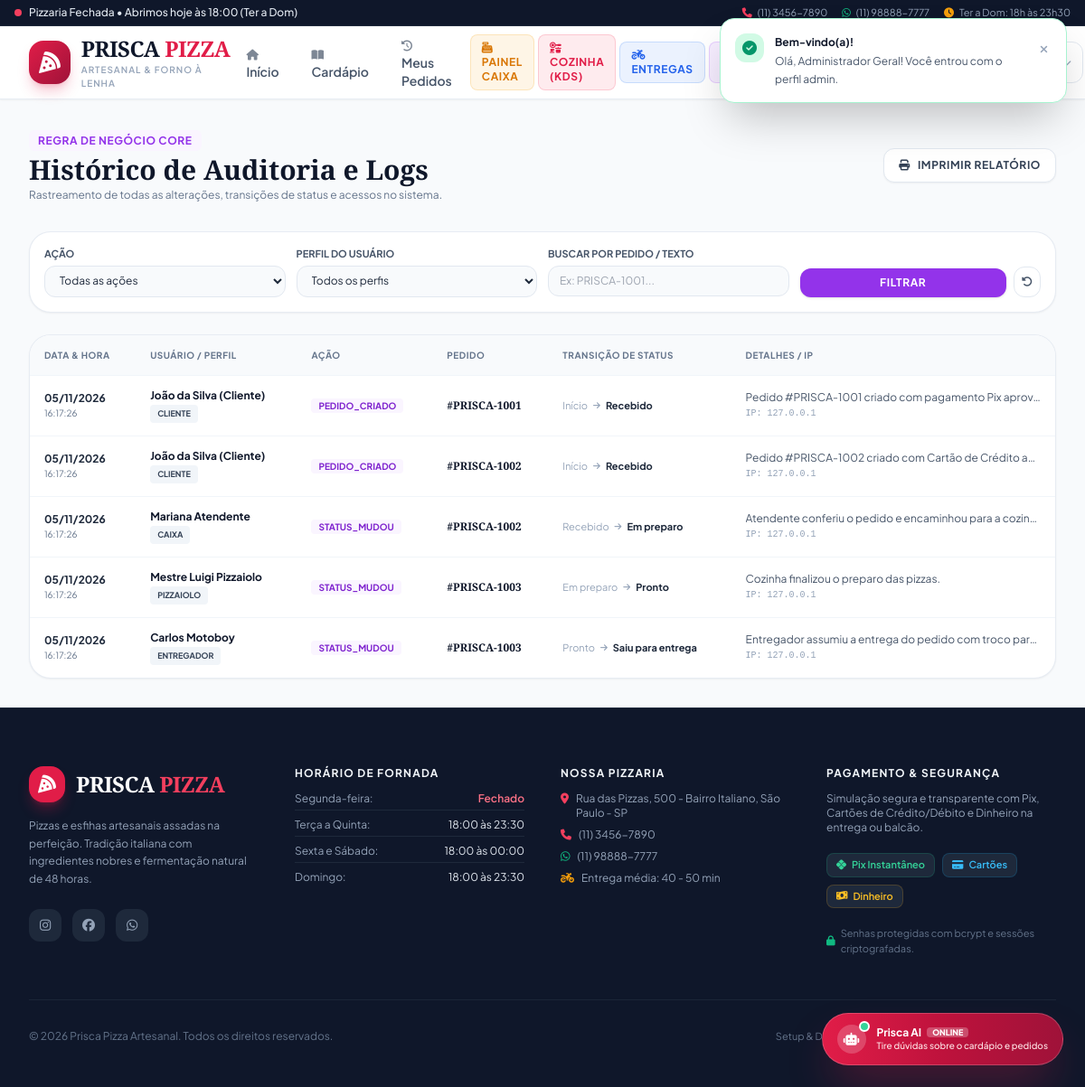
Page /painel/auditoria.php (signed in) on the committed database.
### tables this page shows
CREATE TABLE `logs_auditoria` (
  `id` INT AUTO_INCREMENT PRIMARY KEY,
  `pedido_id` INT NULL,
  `usuario_id` INT NULL,
  `usuario_nome` VARCHAR(120) NOT NULL,
  `usuario_perfil` VARCHAR(50) NOT NULL,
  `acao` VARCHAR(100) NOT NULL,
  `status_anterior` VARCHAR(50) NULL,
  `status_novo` VARCHAR(50) NULL,
  `detalhes` TEXT NULL,
  `ip` VARCHAR(45) NULL,
  `criado_em` DATETIME DEFAULT CURRENT_TIMESTAMP,
  FOREIGN KEY (`pedido_id`) REFERENCES `pedidos`(`id`) ON DELETE SET NULL,
  FOREIGN KEY (`usuario_id`) REFERENCES `usuarios`(`id`) ON DELETE SET NULL,
  INDEX `idx_log_ped` (`pedido_id`),
  INDEX `idx_log_user` (`usuario_id`),
  INDEX `idx_log_acao` (`acao`),
  INDEX `idx_log_data` (`criado_em`)
);

CREATE TABLE `pedidos` (
  `id` INT AUTO_INCREMENT PRIMARY KEY,
  `codigo` VARCHAR(30) NOT NULL UNIQUE,
  `cliente_id` INT NOT NULL,
  `entregador_id` INT NULL,
  `tipo_entrega` ENUM('entrega', 'retirada') NOT NULL DEFAULT 'entrega',
  `endereco_entrega` TEXT NULL,
  `telefone_contato` VARCHAR(25) NULL,
  `subtotal` DECIMAL(10,2) NOT NULL,
  `taxa_entrega` DECIMAL(10,2) NOT NULL DEFAULT 0.00,
  `desconto` DECIMAL(10,2) NOT NULL DEFAULT 0.00,
  `total` DECIMAL(10,2) NOT NULL,
  `forma_pagamento` ENUM('pix', 'cartao', 'dinheiro') NOT NULL,
  `status_pagamento` ENUM('pendente', 'pago', 'recusado', 'a_receber') NOT NULL DEFAULT 'pendente',
  `troco_para` DECIMAL(10,2) NULL,
  `pix_codigo` TEXT NULL,
  `pix_qrcode` TEXT NULL,
  `status` ENUM('Recebido', 'Em preparo', 'Pronto', 'Saiu para entrega', 'Entregue', 'Cancelado') NOT NULL DEFAULT 'Recebido',
  `tempo_estimado_min` INT DEFAULT 45,
  `observacoes` TEXT NULL,
  `motivo_cancelamento` TEXT NULL,
  `criado_em` DATETIME DEFAULT CURRENT_TIMESTAMP,
  `atualizado_em` DATETIME DEFAULT CURRENT_TIMESTAMP ON UPDATE CURRENT_TIMESTAMP,
  FOREIGN KEY (`cliente_id`) REFERENCES `usuarios`(`id`) ON DELETE RESTRICT,
  FOREIGN KEY (`entregador_id`) REFERENCES `usuarios`(`id`) ON DELETE SET NULL,
  INDEX `idx_ped_status` (`status`),
  INDEX `idx_ped_cliente` (`cliente_id`),
  INDEX `idx_ped_entregador` (`entregador_id`),
  INDEX `idx_ped_criado` (`criado_em`)
);

### includes/functions.php (called while the page is built, shortened)
<?php
function e($str) {
    return htmlspecialchars((string)$str, ENT_QUOTES, 'UTF-8');
}

### painel/auditoria.php (the view, shortened to what this page needs)
<?php
require_once __DIR__ . '/../includes/functions.php';
$pdo = getDbConnection();
$buscaCodigo = trim($_GET['codigo'] ?? '');
$sql = "SELECT l.*, p.codigo as pedido_codigo
        FROM logs_auditoria l
        LEFT JOIN pedidos p ON l.pedido_id = p.id
        WHERE 1=1";
$params = [];
$sql .= " ORDER BY l.criado_em DESC LIMIT 100";
$stmt = $pdo->prepare($sql);
$stmt->execute($params);
$logs = $stmt->fetchAll();
include __DIR__ . '/../includes/header.php';
include __DIR__ . '/../includes/navbar.php';
?>
<main class="max-w-7xl mx-auto px-4 sm:px-6 lg:px-8 py-8 flex-1 w-full">
    <div class="flex flex-col sm:flex-row sm:items-center justify-between gap-4 mb-8">
        <div>
            <span class="text-xs font-bold uppercase tracking-wider text-purple-600 bg-purple-50 px-2.5 py-1 rounded-md">Regra de Negócio CORE</span>
            <h1 class="text-3xl font-extrabold text-slate-900 font-serif mt-1">Histórico de Auditoria e Logs</h1>
            <p class="text-xs text-slate-500 mt-0.5">Rastreamento de todas as alterações, transições de status e acessos no sistema.</p>
        </div>
        <div class="flex items-center gap-2">
            <button type="button" onclick="window.print()" class="px-4 py-2.5 rounded-xl border border-slate-200 bg-white hover:bg-slate-50 text-slate-700 text-xs font-bold uppercase tracking-wider shadow-sm transition-all flex items-center gap-2">
                <i class="fa-solid fa-print"></i> Imprimir Relatório
            </button>
        </div>
    </div>
    <div class="bg-white p-4 rounded-3xl border border-slate-200/80 shadow-sm mb-6">
        <form method="GET" class="grid grid-cols-1 sm:grid-cols-4 gap-3">
            <div>
                <label class="block text-[11px] font-bold text-slate-600 uppercase mb-1">Ação</label>
                <select name="acao" class="w-full px-3 py-2 text-xs rounded-xl border border-slate-200 bg-slate-50 focus:outline-none focus:ring-2 focus:ring-purple-500">
                    <option value="">Todas as ações</option>
                </select>
            </div>
            <div>
                <label class="block text-[11px] font-bold text-slate-600 uppercase mb-1">Perfil do Usuário</label>
                <select name="perfil" class="w-full px-3 py-2 text-xs rounded-xl border border-slate-200 bg-slate-50 focus:outline-none focus:ring-2 focus:ring-purple-500">
                    <option value="">Todos os perfis</option>
                </select>
            </div>
            <div>
                <label class="block text-[11px] font-bold text-slate-600 uppercase mb-1">Buscar por Pedido / Texto</label>
                <input type="text" name="codigo" value="<?= e($buscaCodigo) ?>" placeholder="Ex: PRISCA-1001..." class="w-full px-3 py-2 text-xs rounded-xl border border-slate-200 bg-slate-50 focus:outline-none focus:ring-2 focus:ring-purple-500">
            </div>
            <div class="flex items-end gap-2">
                <button type="submit" class="flex-1 py-2 rounded-xl bg-purple-600 hover:bg-purple-700 text-white font-bold text-xs uppercase tracking-wider transition-colors shadow">
                    Filtrar
                </button>
                <a href="<?= BASE_URL ?>/painel/auditoria.php" class="p-2 rounded-xl border border-slate-200 text-slate-600 hover:bg-slate-50 text-xs text-center" title="Limpar Filtros">
                    <i class="fa-solid fa-rotate-left"></i>
                </a>
            </div>
        </form>
    </div>
    <div class="bg-white rounded-3xl border border-slate-200/80 shadow-sm overflow-hidden">
        <div class="overflow-x-auto">
            <table class="w-full text-left border-collapse text-xs">
                <thead>
                    <tr class="bg-slate-50 border-b border-slate-100 text-slate-500 uppercase tracking-wider text-[10px]">
                        <th class="py-3.5 px-4 font-bold">Data & Hora</th>
                        <th class="py-3.5 px-4 font-bold">Usuário / Perfil</th>
                        <th class="py-3.5 px-4 font-bold">Ação</th>
                        <th class="py-3.5 px-4 font-bold">Pedido</th>
                        <th class="py-3.5 px-4 font-bold">Transição de Status</th>
                        <th class="py-3.5 px-4 font-bold">Detalhes / IP</th>
                    </tr>
                </thead>
                <tbody class="divide-y divide-slate-100 text-slate-700">
                    <?php if (empty($logs)): ?>
                        <tr>
                            <td colspan="6" class="text-center py-12 text-slate-400">
                                Nenhum registro de log encontrado para os critérios selecionados.
                            </td>
                        </tr>
                    <?php else: ?>
                        <?php foreach ($logs as $log): ?>
                            <tr class="hover:bg-slate-50/80 transition-colors">
                                <td class="py-3.5 px-4 whitespace-nowrap text-slate-500">
                                    <span class="font-bold text-slate-800"><?= date('d/m/Y', strtotime($log['criado_em'])) ?></span>
                                    <span class="block text-[10px]"><?= date('H:i:s', strtotime($log['criado_em'])) ?></span>
                                </td>
                                <td class="py-3.5 px-4">
                                    <span class="font-bold text-slate-900 block"><?= e($log['usuario_nome']) ?></span>
                                    <span class="inline-block px-2 py-0.5 rounded text-[9px] font-bold uppercase bg-slate-100 text-slate-700 mt-0.5">
                                        <?= e($log['usuario_perfil']) ?>
                                    </span>
                                </td>
                                <td class="py-3.5 px-4 whitespace-nowrap">
                                    <span class="font-bold text-purple-700 bg-purple-50 px-2 py-0.5 rounded text-[10px] uppercase">
                                        <?= e($log['acao']) ?>
                                    </span>
                                </td>
                                <td class="py-3.5 px-4 whitespace-nowrap font-brand font-bold text-slate-900">
                                    <?= e($log['pedido_codigo'] ?: '-') ?>
                                </td>
                                <td class="py-3.5 px-4 whitespace-nowrap">
                                    <?php if ($log['status_anterior'] || $log['status_novo']): ?>
                                        <div class="flex items-center gap-1.5 text-[11px]">
                                            <span class="text-slate-400"><?= e($log['status_anterior'] ?: 'Início') ?></span>
                                            <i class="fa-solid fa-arrow-right text-[9px] text-slate-400"></i>
                                            <span class="font-bold text-slate-800"><?= e($log['status_novo']) ?></span>
                                        </div>
                                    <?php else: ?>
                                        <span class="text-slate-400">-</span>
                                    <?php endif; ?>
                                </td>
                                <td class="py-3.5 px-4 max-w-xs">
                                    <p class="text-slate-600 truncate hover:text-clip hover:whitespace-normal" title="<?= e($log['detalhes']) ?>">
                                        <?= e($log['detalhes'] ?: '-') ?>
                                    </p>
                                    <span class="block text-[10px] text-slate-400 font-mono mt-0.5">IP: <?= e($log['ip']) ?></span>
                                </td>
                            </tr>
                        <?php endforeach; ?>
                    <?php endif; ?>
                </tbody>
            </table>
        </div>
    </div>
</main>
<?php include __DIR__ . '/../includes/footer.php'; ?>

### rows in the picture
logs_auditoria: criado_em "05/11/2026", criado_em "16:17:26", usuario_nome "João da Silva (Cliente)", usuario_perfil "CLIENTE", acao "PEDIDO_CRIADO", pedido.codigo "#PRISCA-1001", status_anterior "Início", status_novo "Recebido", detalhes "Pedido #PRISCA-1001 criado com pagamento Pix apro…", ip "127.0.0.1"
logs_auditoria: criado_em "05/11/2026", criado_em "16:17:26", usuario_nome "João da Silva (Cliente)", usuario_perfil "CLIENTE", acao "PEDIDO_CRIADO", pedido.codigo "#PRISCA-1002", status_anterior "Início", status_novo "Recebido", detalhes "Pedido #PRISCA-1002 criado com Cartão de Crédito a…", ip "127.0.0.1"
logs_auditoria: criado_em "05/11/2026", criado_em "16:17:26", usuario_nome "Mariana Atendente", usuario_perfil "CAIXA", acao "STATUS_MUDOU", pedido.codigo "#PRISCA-1002", status_anterior "Recebido", status_novo "Em preparo", detalhes "Atendente conferiu o pedido e encaminhou para a cozin…", ip "127.0.0.1"
logs_auditoria: criado_em "05/11/2026", criado_em "16:17:26", usuario_nome "Mestre Luigi Pizzaiolo", usuario_perfil "PIZZAIOLO", acao "STATUS_MUDOU", pedido.codigo "#PRISCA-1003", status_anterior "Em preparo", status_novo "Pronto", detalhes "Cozinha finalizou o preparo das pizzas.", ip "127.0.0.1"
logs_auditoria: criado_em "05/11/2026", criado_em "16:17:26", usuario_nome "Carlos Motoboy", usuario_perfil "ENTREGADOR", acao "STATUS_MUDOU", pedido.codigo "#PRISCA-1003", status_anterior "Pronto", status_novo "Saiu para entrega", detalhes "Entregador assumiu a entrega do pedido com troco par…", ip "127.0.0.1"

### other values in the picture
$storeStatus['text'] "Pizzaria Fechada • Abrimos hoje às 18:00 (Ter a Dom)"
APP_PHONE "(11) 3456-7890"
APP_WHATSAPP "(11) 98888-7777"
APP_ADDRESS "Rua das Pizzas, 500 - Bairro Italiano, São Paulo - SP"
ESTIMATED_DELIVERY_TIME "40 - 50 min"
